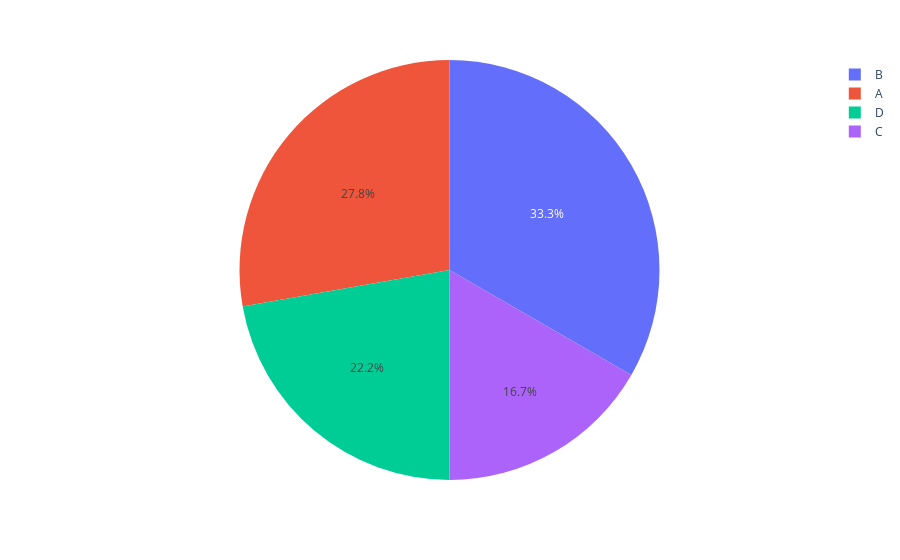

Notebook source saved alongside this figure:
### Code cell
data = {'Category': ['A', 'B', 'C', 'D'],
'Values': [25, 30, 15, 20]}
import plotly.express as px 
px.pie(data,values='Values',names='Category')

### Figure 1 — Plotly figure (JSON) as saved in the notebook; plotly's stock layout.template omitted (floating-point values rounded to 4 significant figures)
{"data": [{"domain": {"x": [0, 1], "y": [0, 1]}, "hovertemplate": "Category=%{label}<br>Values=%{value}<extra></extra>", "labels": ["A", "B", "C", "D"], "legendgroup": "", "name": "", "showlegend": true, "type": "pie", "values": [25, 30, 15, 20]}], "layout": {"legend": {"tracegroupgap": 0}, "margin": {"t": 60}}}
